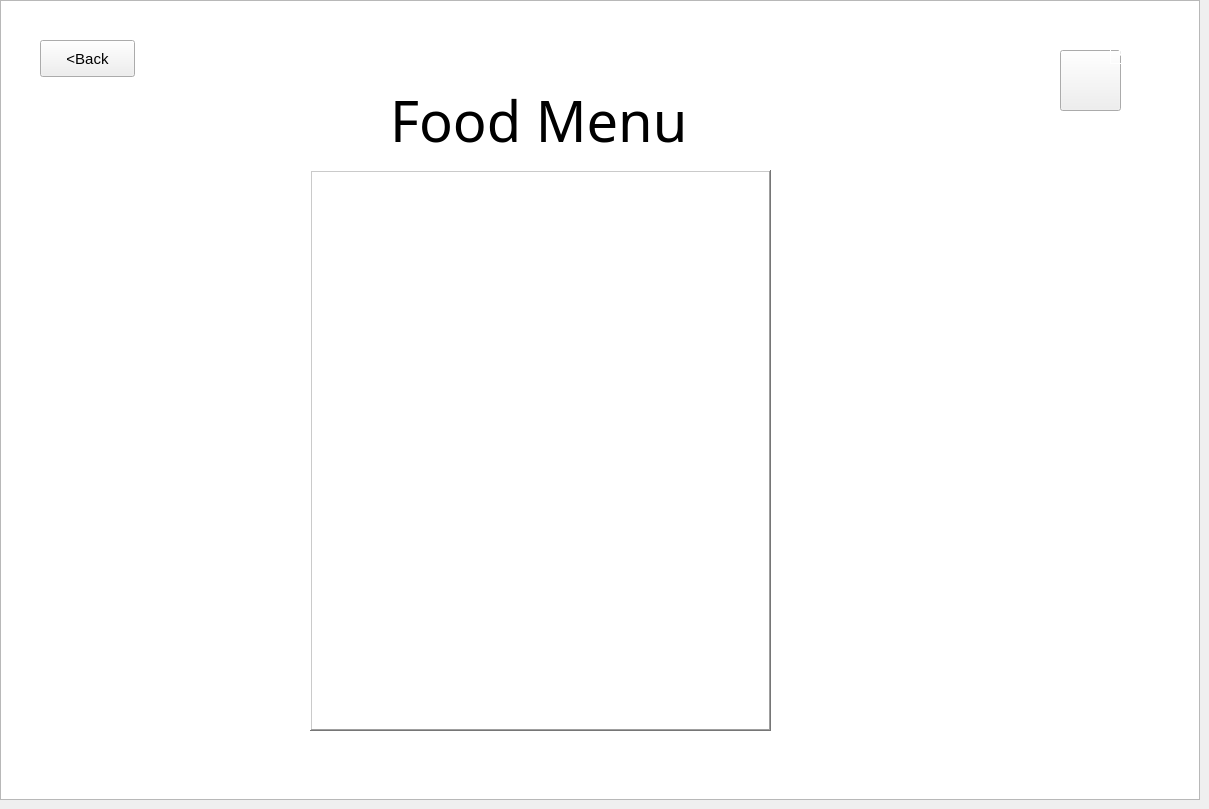
    <widget class="QWidget" name="menuPage">
     <widget class="QGraphicsView" name="manuPageGraphicsView">
      <property name="geometry">
       <rect>
        <x>0</x>
        <y>0</y>
        <width>1200</width>
        <height>800</height>
       </rect>
      </property>
      <property name="font">
       <font>
        <pointsize>20</pointsize>
       </font>
      </property>
      <property name="styleSheet">
       <string notr="true">border-image: url(:/img/resource/Backgroud-img.jpg);</string>
      </property>
     </widget>
     <widget class="QPushButton" name="cartViewIconButton">
      <property name="geometry">
       <rect>
        <x>1060</x>
        <y>50</y>
        <width>61</width>
        <height>61</height>
       </rect>
      </property>
      <property name="cursor">
       <cursorShape>PointingHandCursor</cursorShape>
      </property>
      <property name="styleSheet">
       <string notr="true">border-image: url(:/img/resource/groceries.png);
border-image: url(:/img/resource/food-trolley.png);</string>
      </property>
      <property name="text">
       <string/>
      </property>
     </widget>
     <widget class="QLabel" name="orderCountLabel">
      <property name="geometry">
       <rect>
        <x>1110</x>
        <y>40</y>
        <width>24</width>
        <height>24</height>
       </rect>
      </property>
      <property name="font">
       <font>
        <family>Segoe UI</family>
        <pointsize>9</pointsize>
        <weight>87</weight>
        <italic>false</italic>
        <bold>true</bold>
        <strikeout>false</strikeout>
        <kerning>true</kerning>
       </font>
      </property>
      <property name="styleSheet">
       <string notr="true">border-image: url(:/img/resource/toppng.com-red-circle-2000x2000.png);
color: rgb(255, 255, 255);
font: 700 9pt &quot;Segoe UI&quot;;</string>
      </property>
      <property name="frameShape">
       <enum>QFrame::Box</enum>
      </property>
      <property name="text">
       <string>0</string>
      </property>
      <property name="textFormat">
       <enum>Qt::AutoText</enum>
      </property>
      <property name="alignment">
       <set>Qt::AlignCenter</set>
      </property>
     </widget>
     <widget class="QPushButton" name="pushButton">
      <property name="geometry">
       <rect>
        <x>40</x>
        <y>40</y>
        <width>95</width>
        <height>37</height>
       </rect>
      </property>
      <property name="font">
       <font>
        <pointsize>11</pointsize>
       </font>
      </property>
      <property name="cursor">
       <cursorShape>PointingHandCursor</cursorShape>
      </property>
      <property name="text">
       <string>&lt;Back</string>
      </property>
     </widget>
     <widget class="QLabel" name="menuPageTitle">
      <property name="geometry">
       <rect>
        <x>390</x>
        <y>80</y>
        <width>311</width>
        <height>81</height>
       </rect>
      </property>
      <property name="font">
       <font>
        <family>Stencil</family>
        <pointsize>42</pointsize>
       </font>
      </property>
      <property name="text">
       <string>Food Menu</string>
      </property>
     </widget>
     <widget class="QListWidget" name="foodListFoodMenu">
      <property name="geometry">
       <rect>
        <x>360</x>
        <y>210</y>
        <width>361</width>
        <height>491</height>
       </rect>
      </property>
      <property name="font">
       <font>
        <pointsize>14</pointsize>
        <weight>75</weight>
        <bold>true</bold>
       </font>
      </property>
      <property name="cursor" stdset="0">
       <cursorShape>PointingHandCursor</cursorShape>
      </property>
      <property name="frameShape">
       <enum>QFrame::NoFrame</enum>
      </property>
      <property name="frameShadow">
       <enum>QFrame::Plain</enum>
      </property>
      <property name="spacing">
       <number>7</number>
      </property>
     </widget>
     <widget class="QGraphicsView" name="graphicsView_5">
      <property name="geometry">
       <rect>
        <x>310</x>
        <y>170</y>
        <width>461</width>
        <height>561</height>
       </rect>
      </property>
      <property name="frameShape">
       <enum>QFrame::WinPanel</enum>
      </property>
      <property name="frameShadow">
       <enum>QFrame::Raised</enum>
      </property>
     </widget>
     <zorder>manuPageGraphicsView</zorder>
     <zorder>cartViewIconButton</zorder>
     <zorder>pushButton</zorder>
     <zorder>menuPageTitle</zorder>
     <zorder>orderCountLabel</zorder>
     <zorder>graphicsView_5</zorder>
     <zorder>foodListFoodMenu</zorder>
    </widget>
